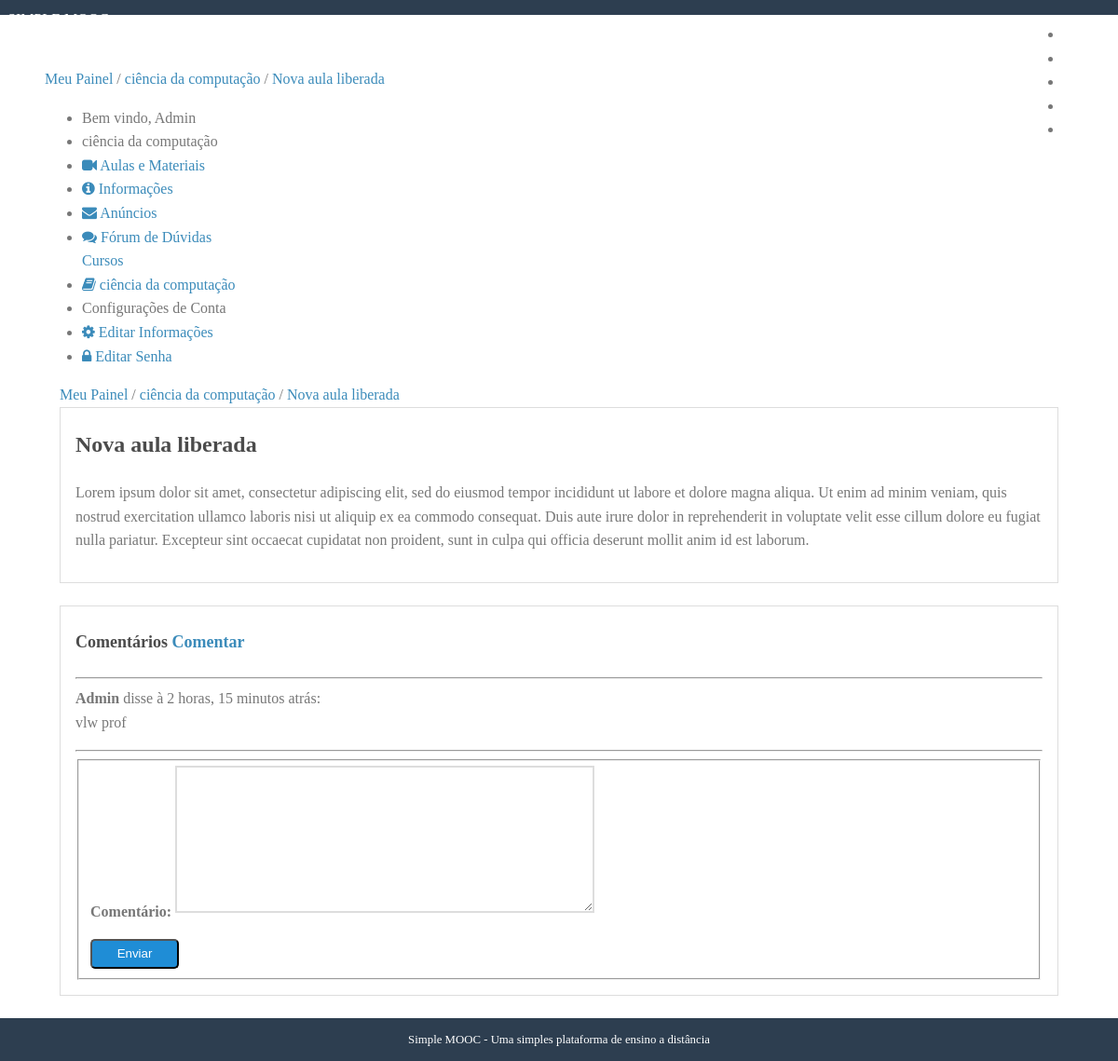
The page /cursos/ciencia-da-computacao/anuncios/2 (signed in) on the database its author committed.
### simplemooc/models.py (models this page shows, shortened)
class Course (models.Model):
    name = models.CharField('Nome', max_length=100)
    slug = models.SlugField('Atalho')
    description = models.TextField('Descrição Simples', blank=True)
    about = models.TextField('Sobre o Curso', blank=True)
    start_date = models.DateField(
        'Data de Início', null=True, blank=True
    )
    image = models.ImageField(
        upload_to='courses/images', verbose_name='Imagem',
        null=True, blank=True
    )
    created_at = models.DateTimeField('Criado em', auto_now_add=True)
    updated_at = models.DateTimeField('Atualizado em', auto_now=True)
    objects = CourseManager()
    def __str__(self):
        return self.name
    class Meta:
        verbose_name ='Curso'
        verbose_name_plural = 'Cursos'
        ordering = ['name']

class Announcement(models.Model):
    course = models.ForeignKey(
        Course, on_delete=models.CASCADE, verbose_name='Curso', related_name='announcements'
    )
    title = models.CharField('Título', max_length=100)
    content = models.TextField('Conteúdo')
    created_at = models.DateTimeField('Criado em', auto_now_add=True)
    updated_at = models.DateTimeField('Atualizado em', auto_now=True)
    def __str__(self):
        return self.title
    class Meta:
        verbose_name = 'Anúncio'
        verbose_name_plural = 'Anúncios'
        ordering = ['-created_at']

class EnrollmentModel(models.Model):
    STATUS_CHOICES = ((0, 'Pendente'),
                      (1, 'Aprovado'),
                      (2, 'Cancelado')
                      )
    user = models.ForeignKey(
        settings.AUTH_USER_MODEL, verbose_name='Usuário',
        on_delete=models.CASCADE, related_name='enrollments'
    )
    course = models.ForeignKey(
        Course, verbose_name='Curso', on_delete=models.CASCADE,
        related_name='enrollments'
    )
    status = models.IntegerField(
        'Situação', choices=STATUS_CHOICES, default=1, blank=True
    )
    created_at = models.DateTimeField('Criado em', auto_now_add=True)
    updated_at = models.DateTimeField('Atualizado em', auto_now=True)
    class Meta:
        verbose_name = 'Inscrição'
        verbose_name_plural = 'Inscrições'
        unique_together = (('user', 'course'),)

class Comment(models.Model):
    announcement = models.ForeignKey(
        Announcement, on_delete=models.CASCADE, verbose_name='Anúncio', related_name='comments'
    )
    user = models.ForeignKey(settings.AUTH_USER_MODEL, on_delete=models.CASCADE, verbose_name='usuário')
    comment = models.TextField('Comentário')
    created_at = models.DateTimeField('Criado em', auto_now_add=True)
    updated_at = models.DateTimeField('Atualizado em', auto_now=True)
    class Meta:
        verbose_name = 'Comentário'
        verbose_name_plural = 'Comentários'
        ordering = ['created_at']

### accounts/models.py (models this page shows, shortened)
class User(AbstractBaseUser, PermissionsMixin):
    username = models.CharField(
        'Nome de Usuário', max_length=30, unique=True,
        validators=[validators.RegexValidator(re.compile('^[\w.@+-]+$'),
                    'O nome do usuário só pode conter letras, digitos ou '
                    'os seguintes caracteres: @/./+/-/', 'invalid')]
    )
    email = models.EmailField('E-mail', unique=True)
    name = models.CharField('Nome', max_length=100, blank=True)
    is_active = models.BooleanField('Está ativo?', blank=True, default=True)
    is_staff = models.BooleanField('É da equipe?', blank=True, default=False)
    date_joined = models.DateTimeField('Data de entrada', auto_now_add=True)
    objects = UserManager()
    USERNAME_FIELD = 'username'
    REQUIRED_FIELDS = ['email']
    def __str__(self):
        return self.name or self.username
    class Meta:
        verbose_name = 'Usuário'
        verbose_name_plural = 'Usuários'

### courses/views.py (the view, shortened to what this page needs)
# urls.py: re_path(r'(?P<slug>[\w_-]+)/anuncios/(?P<pk>\d+)$', views.show_announcement,
@login_required
def show_announcement(request, slug, pk):
    course = get_object_or_404(Course, slug=slug)
    announcement = get_object_or_404(course.announcements.all(), pk=pk)
    form = CommentForm(request.POST or None)
    template = 'courses/show_announcement.html'
    context = {
        'course': course,
        'announcement': announcement,
        'form': form,
    }
    return render(request, template, context)

### courses/forms.py
class CommentForm(forms.ModelForm):
    class Meta:
        model = Comment
        fields = ['comment']

### courses/templatetags/courses_tags.py (called while the page is built)
@register.simple_tag
def load_my_courses(user):
    return EnrollmentModel.objects.filter(user=user)

### courses/templates/courses/show_announcement.html (shortened to what this page needs)
{% extends 'courses/course_dashboard.html'%}
{% block dashboard_content %}
{% block  breadcrumb %}
    {{ block.super }}
    /
    <a href="{% url 'courses:show_announcement' course.slug announcement.pk %}">{{ announcement }}</a>
{% endblock%}
<div class="well">
    <h2>{{ announcement.title }}</h2>
    {{ announcement.content|linebreaks }}
</div>
<div class="well">
    <h4 id="comments">Comentários
        <a class="fright" href="#add_comment">Comentar</a></h4>
    <hr />
    {% for comment in announcement.comments.all %}
    <p>
        <strong>{{ comment.user }}</strong> disse à {{comment.created_at|timesince}} atrás:
        <br />
       {{ comment.comment|linebreaksbr }}
    </p>
    <hr>
    {% empty %}
    <p>
        Nenhum comentário para este anúncio.
    </p>
    {% endfor %}
    <form method="post" class="pure-form pure-form-stacked" id="add_comment">
        <fieldset>
            {% for field in  form %}
            <div class="pure-control-group">
                {{ field.label_tag }}
                {{ field }}
            </div>
            {% endfor %}
            <div class="pure-controls">
                <button type="submit" class="pure-button pure-button-primary">Enviar</button>
            </div>
        </fieldset>
    </form>
</div>
{% endblock %}

### courses/templates/courses/course_dashboard.html
{% extends 'accounts/dashboard.html' %}
{% block  breadcrumb %}
    {{ block.super }}
    /
    <a href="{% url 'courses:announcements' course.slug %}">{{ course }}</a>
{% endblock%}
{% block menu_options %}
<li class="pure-menu-heading">
     {{ course }}
</li>
<li>
    <a href="#">
        <i class="fa fa-video-camera"></i>
        Aulas e Materiais
    </a>
</li>
<li>
    <a href="#">
        <i class="fa fa-info-circle"></i>
        Informações
    </a>
</li>
<li>
    <a href="#">
        <i class="fa fa-envelope"></i>
        Anúncios
    </a>
</li>
<li>
    <a href="#">
        <i class="fa fa-comments"></i>
        Fórum de Dúvidas
    </a>
</li>
{{ block.super }}
{% endblock %}

### accounts/templates/accounts/dashboard.html (shortened to what this page needs)
{% extends 'base.html' %}
{% load courses_tags %}
{% block content %}
{% load_my_courses user as enrollments %}
<div class="pure-g-r content-ribbon">
        <div class="pure-u-1">
            <ul class="breadcrumb">
                {% block breadcrumb %}
                <a href="{% url 'accounts:dashboard' %}">Meu Painel</a>
                {% endblock %}
            </ul>
        </div>
        <div class="pure-u-1-3">
            <div class="pure-menu pure-menu-open">
                <ul>
                     <li class="pure-menu-heading">
                         Bem vindo, {{user}}
                     </li>
                    {% block menu_options %}
                    <a class="pure-menu-heading">Cursos</a>
                    {% for enrollment in enrollments %}
                    <li>
                        <a href="{% url 'courses:announcements' enrollment.course.slug %}">
                            <i class="fa fa-book"></i>
                            {{enrollment.course}}
                        </a>
                    </li>
                    {% empty %}
                    <li>Nenhum curso encontrado</li>
                    {% endfor %}
                    <li class="pure-menu-heading">Configurações de Conta</li>
                    <li>
                        <a
                            href="{% url 'accounts:edit' %}">
                           <i class="fa fa-cog"></i>
                            Editar Informações
                        </a>
                    </li>
                    <li>
                        <a href="{% url 'accounts:edit_password' %}">
                            <i class="fa fa-lock"></i>
                            Editar Senha
                        </a>
                    </li>
                      {% endblock %}
                </ul>
            </div>
        </div>
        <div class="pure-u-2-3">
            <div class="inner">
             {% block dashboard_content %}{% endblock %}
            </div>
        </div>
</div>
{% endblock %}

### website/static/website/css/styles.css (style rules this page uses)
* { -webkit-box-sizing: border-box; -moz-box-sizing: border-box; box-sizing: border-box; }
body { margin: 0 auto; line-height: 1.7em; }
a { color: #3b8bba; }
.content .content-ribbon { margin: 1.5em 3em; }
.pure-form label { margin: 1em 0 0; font-weight: bold; font-size: 100%; }
.pure-form input[type], .pure-form textarea, .pure-form select { border: 2px solid #ddd; box-shadow: none; font-size: 100%; width: 100%; max-width: 350px; margin-bottom: 0.3em; }
.pure-form textarea { max-width: 450px; }
.pure-form .pure-control-group { margin-bottom: 1em; }
.pure-button-primary { background-color: #1f8dd6; color: white; padding: 0.5em 2em; border-radius: 5px; }
.inner { padding: 0em 1em; }
.inner p { margin-top: 0; }
ul.breadcrumb { padding: 0; }
body { min-width: 320px; color: #777; line-height: 1.6; }
h1, h2, h3, h4, h5, h6 { font-weight: bold; color: rgb(75, 75, 75); }
h4 { font-size: 1.125em; }
a { color: #3b8bba; text-decoration: none; }
.well { border: 1px solid #ddd; padding: 0em 1em 1em 1em; margin-bottom: 1.5em; }

### rows shown on the page
Course: name "ciência da computação ciência da computação", name "ciência da computação"
Announcement: title "Nova aula liberada Nova aula liberada", title "Nova aula liberada", content "Lorem ipsum dolor sit amet, consectetur adipiscing elit, sed do eiusmod tempor incididunt ut labore et dolore magna aliqua. Ut enim ad minim veniam, quis nostrud exercitation ullamco laboris nisi ut aliquip ex ea commodo consequat. Duis aute irure dolor in reprehenderit in voluptate velit esse cillum dolore eu fugiat nulla pariatur. Excepteur sint occaecat cupidatat non proident, sunt in culpa qui officia deserunt mollit anim id est laborum."
User: name "Admin"
EnrollmentModel: course "ciência da computação"
Comment: user "Admin", created_at "2 horas, 15 minutos", comment "vlw prof"

### other values the page prints
{{ field.label_tag }} "Comentário:"
